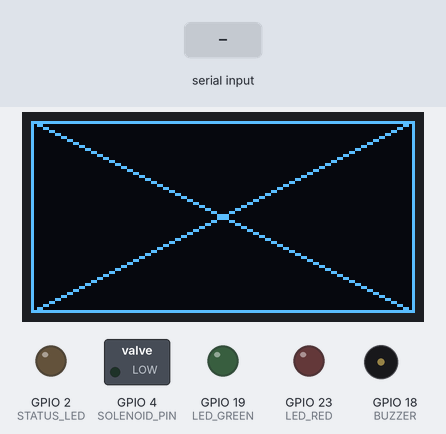
Simulated run of this sketch. Board: ESP32. On the bench: 128×64 one-colour display, switched loads named in the sketch (green lamp = pin HIGH), output pins drawn as LEDs (lit = HIGH), buzzer (waves = sounding). The test bench sets the inputs (shaded band). Pins used as bus, display or sensor lines are not drawn; what the sketch prints to the serial monitor is not drawn.

Above: at 1.5 s.
1.6 s: "s" received over Serial
At 4.3 s:
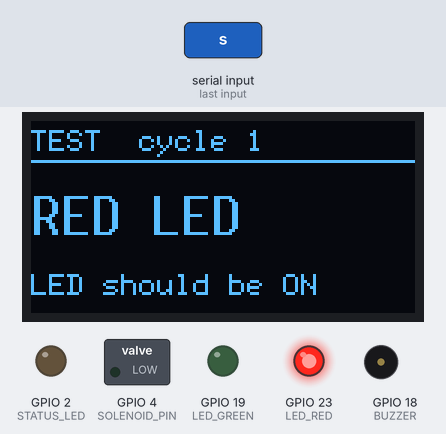
6.4 s: "s" received over Serial
At 7.1 s:
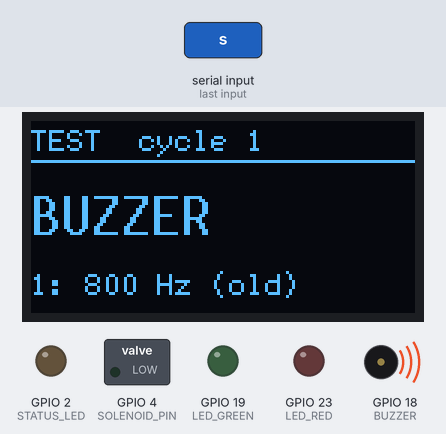
10.2 s: "s" received over Serial
At 20.1 s:
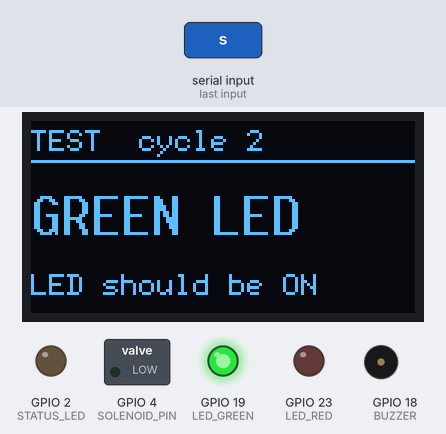
Timing chart, 0 to 21.9 s (numbered marks = the images above; inputs shaded):
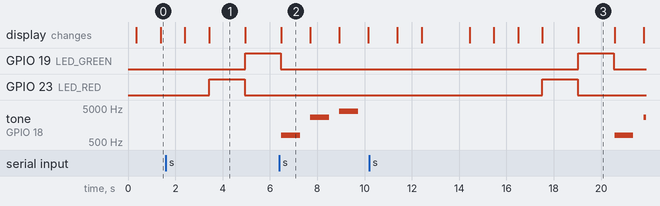

Measured:
- after the input at 10.2 s, GPIO 2 (STATUS_LED), GPIO 4 (SOLENOID_PIN): stays LOW (without the input it goes to HIGH after 1.2 s)
- by itself, tone on GPIO 18 (BUZZER): plays 800 Hz for 0.80 s, 2700 Hz for 0.80 s, 4000 Hz for 0.80 s
- what the display in image 1 shows lasts 1.6 s, from 3.4 s to 5.0 s
- what the display in image 2 shows lasts 1.2 s, from 6.5 s to 7.7 s

The sketch:

all_components_test.ino
```cpp
// All-components test (no keypad needed). Loops through every output so you
// can watch / listen to each one, and shows the current step on the OLED.
//
// Wiring (same as the main lock sketch):
//   OLED      SDA GPIO21, SCL GPIO22, VDD 3V3
//   Red LED   GPIO23 (220 ohm)      Green LED GPIO19 (220 ohm)
//   Buzzer    GPIO18
//   Solenoid  GPIO4 -> 220 ohm -> IRLZ44N gate (10k gate -> GND), lock on 9 V boost
//
// Cycle (about 14 s), repeats forever:
//   1. OLED pattern (white screen, frame + X, text)    3 s
//   2. Red LED on                                       1.5 s
//   3. Green LED on                                     1.5 s
//   4. Buzzer: low / mid / high beeps                   ~1.5 s
//   5. Solenoid: pull-in then hold, open 3 s            3 s
//   6. Pause                                            ~2 s
// Serial Monitor 115200 prints each step. Send 's' to skip the solenoid
// step (toggle) if the clicking gets annoying.

#include <Wire.h>
#include <U8g2lib.h>

#define OLED_SH1106   1       // 1 = SH1106 (1.3 inch), 0 = SSD1306
#define OLED_FLIP     1       // 1 = screen mounted upside down (rotate 180), 0 = normal
#define OLED_ROTATION (OLED_FLIP ? U8G2_R2 : U8G2_R0)
#define SDA_PIN       21
#define SCL_PIN       22

#define LED_RED       23
#define LED_GREEN     19
#define BUZZER        18
#define SOLENOID_PIN  4
#define STATUS_LED    2

#define SOLENOID_PULL_MS    300
#define SOLENOID_HOLD_DUTY  100
#define SOLENOID_OPEN_MS    3000
#define SOLENOID_PWM_HZ     20000

#if OLED_SH1106
  U8G2_SH1106_128X64_NONAME_F_HW_I2C u8g2(OLED_ROTATION, U8X8_PIN_NONE);
#else
  U8G2_SSD1306_128X64_NONAME_F_HW_I2C u8g2(OLED_ROTATION, U8X8_PIN_NONE);
#endif

uint8_t  oledAddr = 0;
uint32_t cycle    = 0;
bool     skipLock = false;

bool found(uint8_t a) {
  Wire.beginTransmission(a);
  return Wire.endTransmission() == 0;
}

void show(const char *title, const char *line2) {
  if (!oledAddr) return;
  char top[22];
  snprintf(top, sizeof(top), "TEST  cycle %lu", (unsigned long)cycle);
  u8g2.clearBuffer();
  u8g2.setFont(u8g2_font_6x12_tf);
  u8g2.drawStr(0, 10, top);
  u8g2.drawHLine(0, 13, 128);
  u8g2.setFont(u8g2_font_10x20_tf);
  u8g2.drawStr(0, 38, title);
  u8g2.setFont(u8g2_font_6x12_tf);
  u8g2.drawStr(0, 58, line2);
  u8g2.sendBuffer();
}

void step(const char *title, const char *line2) {
  Serial.printf("[%lu] %s %s\n", (unsigned long)cycle, title, line2);
  show(title, line2);
}

void checkSerial() {
  while (Serial.available()) {
    if (Serial.read() == 's') {
      skipLock = !skipLock;
      Serial.println(skipLock ? "solenoid step SKIPPED" : "solenoid step ON");
    }
  }
}

void testOled() {
  if (!oledAddr) { Serial.println("OLED: NOT found, skipping"); return; }
  Serial.printf("[%lu] OLED patterns\n", (unsigned long)cycle);
  u8g2.clearBuffer(); u8g2.drawBox(0, 0, 128, 64); u8g2.sendBuffer();
  delay(1000);
  u8g2.clearBuffer();
  u8g2.drawFrame(0, 0, 128, 64);
  u8g2.drawLine(0, 0, 127, 63);
  u8g2.drawLine(0, 63, 127, 0);
  u8g2.sendBuffer();
  delay(1000);
  step("OLED", "Text upright?");
  delay(1000);
}

void testLed(int pin, const char *name) {
  step(name, "LED should be ON");
  digitalWrite(pin, HIGH);
  delay(1500);
  digitalWrite(pin, LOW);
}

void testBuzzer() {
  // Four modes, 0.8 s each, so you can hear which one is loudest:
  //   1 = old tone 800 Hz, 2 = 2700 Hz (typical piezo resonance),
  //   3 = 4000 Hz, 4 = pin held HIGH (an active buzzer beeps by itself)
  const char *label[] = {"1: 800 Hz (old)", "2: 2700 Hz", "3: 4000 Hz", "4: DC on (active)"};
  int freq[] = {800, 2700, 4000, 0};
  for (int i = 0; i < 4; i++) {
    step("BUZZER", label[i]);
    if (freq[i]) tone(BUZZER, freq[i]);
    else { pinMode(BUZZER, OUTPUT); digitalWrite(BUZZER, HIGH); }
    delay(800);
    noTone(BUZZER);
    digitalWrite(BUZZER, LOW);
    delay(400);
  }
}

void testSolenoid() {
  if (skipLock) { step("LOCK", "skipped ('s' to enable)"); delay(1000); return; }
  step("LOCK", "should click open 3s");
  ledcWrite(SOLENOID_PIN, 255);
  digitalWrite(STATUS_LED, HIGH);
  delay(SOLENOID_PULL_MS);
  ledcWrite(SOLENOID_PIN, SOLENOID_HOLD_DUTY);
  delay(SOLENOID_OPEN_MS - SOLENOID_PULL_MS);
  ledcWrite(SOLENOID_PIN, 0);
  digitalWrite(STATUS_LED, LOW);
  Serial.println("      lock released");
}

void setup() {
  Serial.begin(115200);
  pinMode(LED_RED, OUTPUT);    digitalWrite(LED_RED, LOW);
  pinMode(LED_GREEN, OUTPUT);  digitalWrite(LED_GREEN, LOW);
  pinMode(STATUS_LED, OUTPUT); digitalWrite(STATUS_LED, LOW);
  ledcAttach(SOLENOID_PIN, SOLENOID_PWM_HZ, 8);
  ledcWrite(SOLENOID_PIN, 0);

  Wire.begin(SDA_PIN, SCL_PIN);
  if (found(0x3C))      oledAddr = 0x3C;
  else if (found(0x3D)) oledAddr = 0x3D;
  delay(300);
  Serial.println();
  if (oledAddr) {
    Serial.printf("OLED found at 0x%02X (flip %d)\n", oledAddr, OLED_FLIP);
    u8g2.setI2CAddress(oledAddr << 1);
    u8g2.begin();
  } else {
    Serial.println("OLED NOT found: check wiring");
  }
  Serial.println("All-components test. Send 's' to skip/enable the solenoid step.");
}

void loop() {
  cycle++;
  checkSerial(); testOled();
  checkSerial(); testLed(LED_RED, "RED LED");
  checkSerial(); testLed(LED_GREEN, "GREEN LED");
  checkSerial(); testBuzzer();
  checkSerial(); testSolenoid();
  step("DONE", "next cycle in 2 s");
  delay(2000);
}
```
